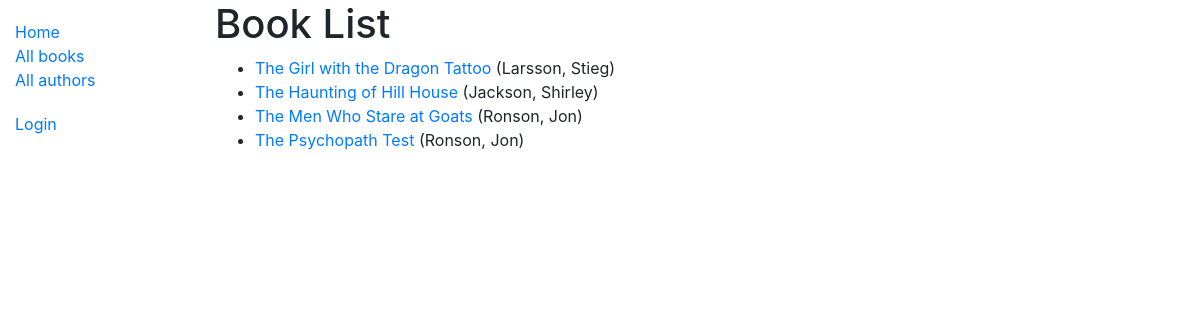
Before: /catalog/books/ with the older database file.
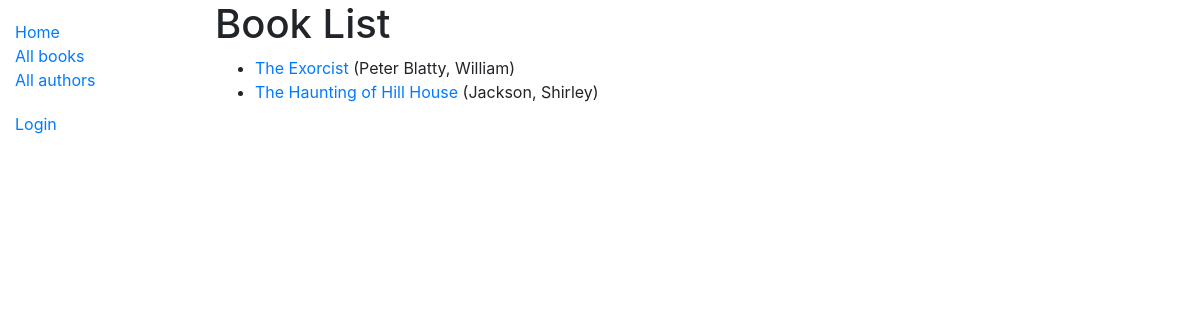
After: the same page with the newer database file.
### catalog/models.py (models this page shows, shortened)
class Book(models.Model):
    title = models.CharField(max_length=200)
    author = models.ForeignKey('Author', on_delete=models.SET_NULL, null=True)
    summary = models.TextField(max_length=1000, help_text="Enter a brief description of the book")
    isbn = models.CharField('ISBN', max_length=13,
                            unique=True,
                            help_text='13 Character <a href="https://www.isbn-international.org/content/what-isbn'
                                      '">ISBN number</a>')
    genre = models.ManyToManyField(Genre, help_text="Select a genre for this book")
    language = models.ForeignKey('Language', on_delete=models.SET_NULL, null=True)
    class Meta:
        ordering = ['title', 'author']
    def display_genre(self):
        """Creates a string for the Genre. This is required to display genre in Admin."""
        return ', '.join([genre.name for genre in self.genre.all()[:3]])
    display_genre.short_description = 'Genre'
    def get_absolute_url(self):
        return reverse('book-detail', args=[str(self.id)])

class Author(models.Model):
    first_name = models.CharField(max_length=100)
    last_name = models.CharField(max_length=100)
    date_of_birth = models.DateField(null=True, blank=True)
    date_of_death = models.DateField('died', null=True, blank=True)
    class Meta:
        ordering = ['last_name', 'first_name']
    def __str__(self):
        return '{0}, {1}'.format(self.last_name, self.first_name)

### catalog/views.py (the view)
# urls.py: path('books/', views.BookListView.as_view(), name='books'),
class BookListView(generic.ListView):
    model = Book
    paginate_by = 10

### catalog/templates/catalog/book_list.html
{% extends "base_generic.html" %}
{% block content %}
    <h1>Book List</h1>
    {% if book_list %}
    <ul>
      {% for book in book_list %}
      <li>
        <a href="{{ book.get_absolute_url }}">{{ book.title }}</a> ({{book.author}})
      </li>
      {% endfor %}
    </ul>
    {% else %}
      <p>There are no books in the library.</p>
    {% endif %}
{% endblock %}

Changed rows visible on the page:
removed Book: title "The Girl with the Dragon Tattoo", author "Larsson, Stieg"
removed Book: title "The Men Who Stare at Goats", author "Ronson, Jon"
changed Book: title "The Psychopath Test" → "The Exorcist"; author "Ronson, Jon" → "Peter Blatty, William"; moves up the list
